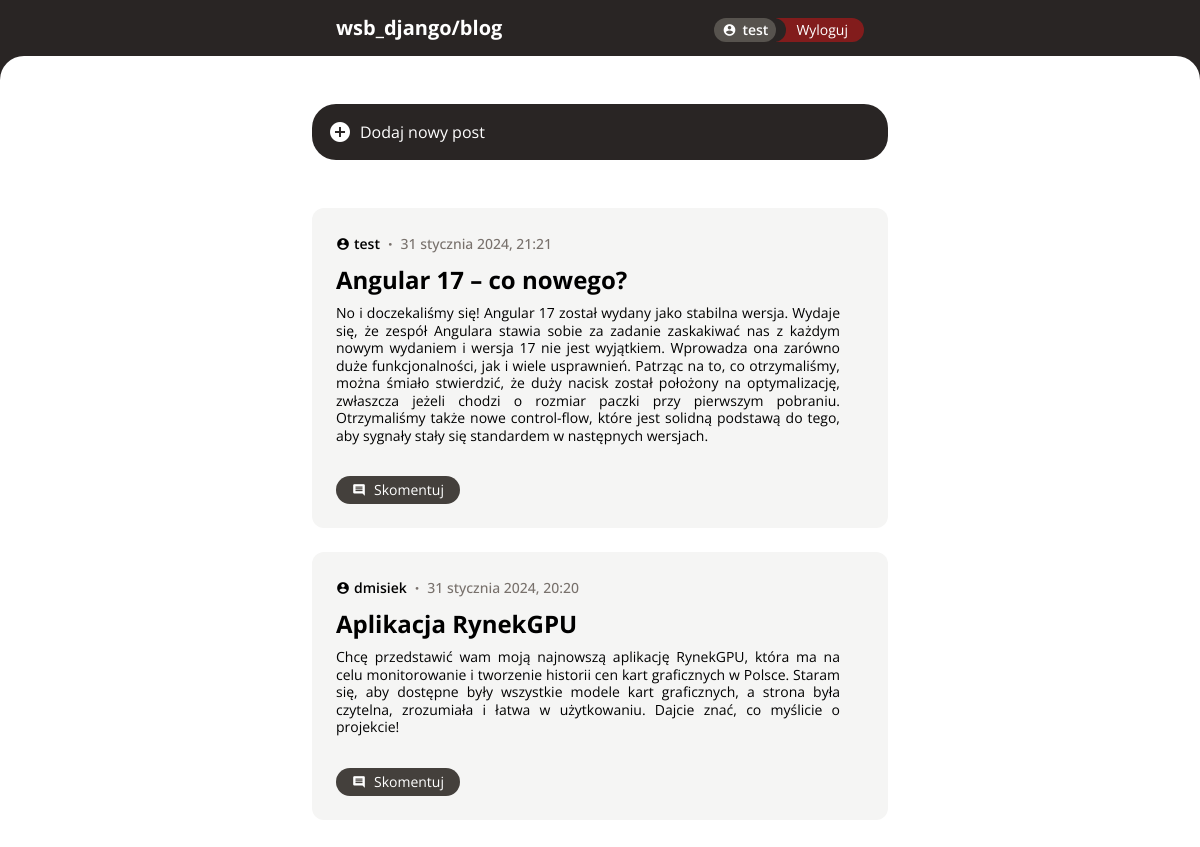
Screenshot of / (signed in) with the database file from the repository.
### blog/models.py (models this page shows)
class Post(models.Model):
    id = models.AutoField(primary_key=True)
    title = models.CharField(max_length=250)
    content = models.TextField()
    author = models.ForeignKey(User, null=True, on_delete=models.CASCADE)
    created_at = models.DateTimeField(auto_now_add=True)
    updated_at = models.DateTimeField(auto_now=True)

### blog/views.py (the view)
# urls.py: path('', views.post_index, name='post.index'),
def post_index(request):
    context = {
        'posts': Post.objects.all().order_by('-created_at')
    }
    return render(request, 'post_index.html', context)

### blog/templates/post_index.html (shortened to what this page needs)
{% extends "base.html" %}
{% load i18n %}
{% block content %}
    <div class="w-full bg-stone-800 h-12">
        <div class="w-full h-full bg-white rounded-t-3xl"></div>
    </div>
    <a href="/create" class="hover:scale-105 duration-200">
        <button type="submit" class="bg-stone-800 rounded-3xl p-4 flex items-center gap-x-2 w-full max-w-xl mx-auto text-white">
            <i>add_circle</i>
            Dodaj nowy post
        </button>
    </a>
    <div class="w-full max-w-xl mx-auto flex flex-col gap-y-6 mt-12">
        {% for post in posts %}
            <div class="w-full bg-stone-100 rounded-xl p-6 pr-12">
                <div class="flex gap-x-2 items-center">
                    <div class="flex items-center gap-x-1">
                        <i class="text-sm">account_circle</i>
                        <span class="text-sm font-semibold">{{ post.author }}</span>
                    </div>
                    <span class="font-bold text-stone-500">·</span>
                    {% language 'pl' %}
                        <span class="text-stone-500 font-medium text-sm">{{ post.created_at | date:"j E Y, G:H"}}</span>
                    {% endlanguage %}
                </div>
                <a class="text-2xl font-bold mt-2 block" href="/{{ post.id }}">{{ post.title }}</a>
                <p class="mt-2 text-sm leading-tight text-justify">{{ post.content }}</p>
                <div class="flex justify-between items-center mt-8 ">
                    <div class="flex gap-x-1">
                        <a href="/{{ post.id }}"
                           class="bg-stone-700 rounded-full px-4 py-1 text-white flex items-center w-max text-sm gap-x-2">
                            <i class="text-sm text-white">comment</i>
                            Skomentuj
                        </a>
                    </div>
                </div>
            </div>
        {% endfor %}
    </div>
{% endblock %}

### blog/templates/base.html (shortened to what this page needs)
<!DOCTYPE html>
<html lang="en">
  <head>
    <script src="https://cdn.tailwindcss.com?plugins=forms,typography,aspect-ratio,line-clamp"></script>
  </head>
  <body class="pb-36">
    <nav class="h-14 bg-stone-800 text-white flex items-center justify-center sticky top-0 z-50">
      <div class="w-full max-w-xl flex justify-between px-6">
        <a href="/" class="font-bold text-xl">wsb_django/blog</a>
        <div class="flex items-end">
          {% if request.user.is_authenticated %}
            <div class="bg-stone-600 rounded-full px-2 flex items-center justify-center gap-x-1.5 h-6 relative z-10">
              <i class="text-sm text-white">account_circle</i>
              <span class="font-semibold text-sm">{{ request.user.username }}</span>
            </div>
            <a href="/logout"
               class="bg-red-800/80  rounded-r-full px-4 pl-5 py-1 text-white flex items-center w-max text-sm gap-x-2 text-sm h-6
                          relative before:w-6 before:h-6 before:bg-stone-800 before:content-[''] before:absolute before:-left-3.5 before:rounded-r-full">
              Wyloguj
            </a>
          {% else %}
            <a href="/login"
               class="bg-red-800/80 rounded-full px-4 py-1 text-white flex items-center w-max text-sm gap-x-2 h-6">
              Zaloguj
            </a>
          {% endif %}
        </div>
      </div>
    </nav>
    <main>
      {% block content %} {% endblock %}
    </main>
  </body>
</html>

### blog/templates/base.html (style rules this page uses)
*:not(i) { font-family: 'Open Sans', sans-serif; }
i { font-family: 'Material Icons'; font-weight: normal; font-style: normal; font-size: 24px; line-height: 1; letter-spacing: normal; text-transform: none; display: inline-block; white-space: nowrap; word-wrap: normal; direction: ltr; -webkit-font-feature-settings: 'liga'; -webkit-font-smoothing: antialiased; }

### rows the page displays
Post: author "test", created_at "31 stycznia 2024, 21:21", title "Angular 17 – co nowego?", content "No i doczekaliśmy się! Angular 17 został wydany jako stabilna wersja. Wydaje się, że zespół Angulara stawia sobie za zadanie zaskakiwać nas z każdym nowym wydaniem i wersja 17 nie jest wyjątkiem. Wprowadza ona zarówno duże funkcjonalności, jak i wiele usprawnień. Patrząc na to, co otrzymaliśmy, można śmiało stwierdzić, że duży nacisk został położony na optymalizację, zwłaszcza jeżeli chodzi o rozmiar paczki przy pierwszym pobraniu. Otrzymaliśmy także nowe control-flow, które jest solidną podstawą do tego, aby sygnały stały się standardem w następnych wersjach."
Post: author "dmisiek", created_at "31 stycznia 2024, 20:20", title "Aplikacja RynekGPU", content "Chcę przedstawić wam moją najnowszą aplikację RynekGPU, która ma na celu monitorowanie i tworzenie historii cen kart graficznych w Polsce. Staram się, aby dostępne były wszystkie modele kart graficznych, a strona była czytelna, zrozumiała i łatwa w użytkowaniu. Dajcie znać, co myślicie o projekcie!"

### other values shown
{{ request.user.username }} "test"
